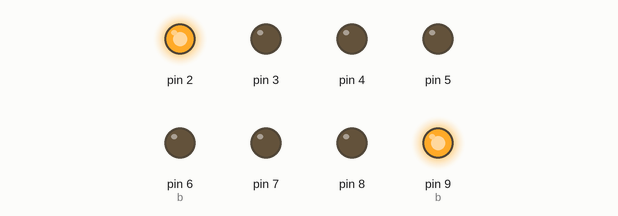
A sketch run on a simulated Arduino Uno, built with avr-gcc and run on an emulated ATmega328P. On the bench: output pins drawn as LEDs (lit = HIGH). Random numbers use the default seed unless the sketch sets one.

Above: at 1.7 s.
At 4.7 s:
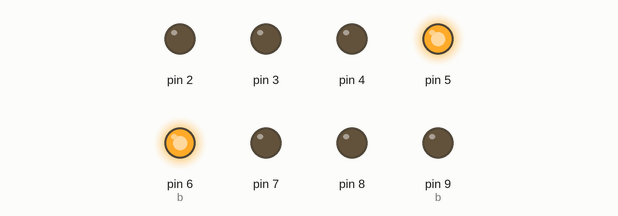
At 9.7 s:
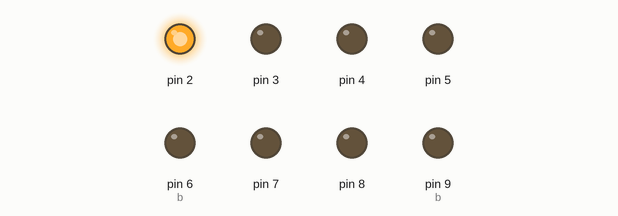
At 12.7 s:
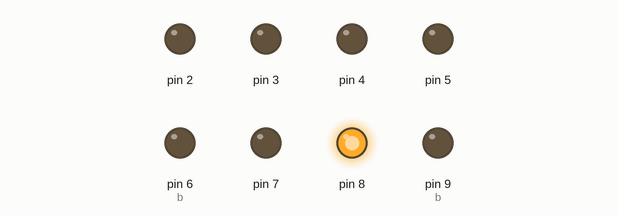
At 27.3 s:
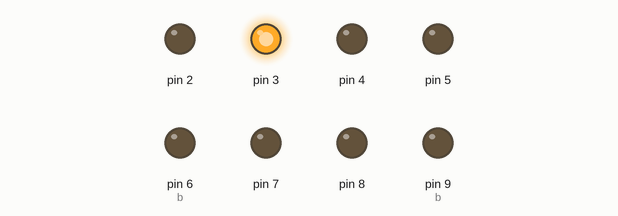
At 38.9 s:
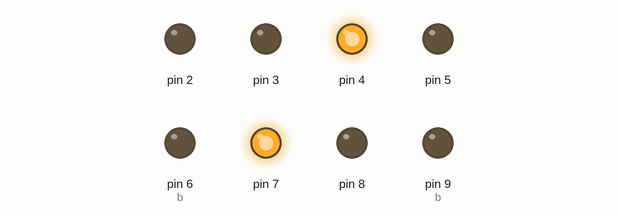
Timing chart, 0 to 40.0 s (numbered marks = the images above):
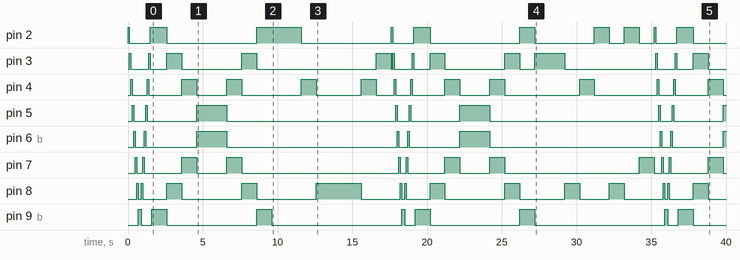

Measured:
- by itself, pin 2: LOW → HIGH at 0.00 s, → LOW 0.10 s later, → HIGH 1.4 s later, → LOW 1.1 s later, … (20 changes in this stretch)
- by itself, pin 3: LOW → HIGH at 0.10 s, → LOW 0.10 s later, → HIGH 1.2 s later, → LOW 0.10 s later, … (26 changes in this stretch)
- by itself, pin 4: LOW → HIGH at 0.20 s, → LOW 0.10 s later, → HIGH 1.0 s later, → LOW 0.10 s later, … (28 changes in this stretch)
- by itself, pin 5: repeats every 17.6 s: LOW 0.80 s, HIGH 0.10 s, LOW 3.3 s, HIGH 2.0 s, LOW 11.3 s, HIGH 0.10 s
- by itself, pin 6 (b): repeats every 17.6 s: LOW 0.60 s, HIGH 0.10 s, LOW 3.4 s, HIGH 2.0 s, LOW 11.4 s, HIGH 0.10 s
- by itself, pin 7: LOW → HIGH at 0.50 s, → LOW 0.10 s later, → HIGH 0.40 s later, → LOW 0.10 s later, … (24 changes in this stretch)
- by itself, pin 8: LOW → HIGH at 0.60 s, → LOW 0.10 s later, → HIGH 0.20 s later, → LOW 0.10 s later, … (28 changes in this stretch)
- by itself, pin 9 (b): repeats every 17.6 s: LOW 0.70 s, HIGH 1.0 s, LOW 6.0 s, HIGH 1.0 s, LOW 8.7 s, HIGH 0.20 s

The sketch:

brilliant_jaban_bombul1.ino
```cpp
int a;
int b;

int counter;

void setup()
{
  pinMode(2, OUTPUT);
  pinMode(3, OUTPUT);
  pinMode(4, OUTPUT);
  pinMode(5, OUTPUT);
  pinMode(6, OUTPUT);
  pinMode(7, OUTPUT);
  pinMode(8, OUTPUT);
  pinMode(9, OUTPUT);
}

void loop()
{
  for (a = 2; a<10; a++)
  {
    digitalWrite(a,HIGH);
    delay(100);
    digitalWrite(a,LOW);
  }
  for (a = 9; a>1; a--)
  {
    digitalWrite(a,HIGH);
    delay(100);
    digitalWrite(a,LOW);
  }
  b=9;
  for (a = 2; a<6; a++)
  {
    digitalWrite(a,HIGH);
    digitalWrite(b,HIGH);
    delay(1000);
    digitalWrite(a,LOW);
    digitalWrite(b,LOW);
    b--;
  }
  b=6;
  for (a = 5; a>1; a--)
  {
    digitalWrite(a,HIGH);
    digitalWrite(b,HIGH);
    delay(1000);
    digitalWrite(a,LOW);
    digitalWrite(b,LOW);
    b++;
  }
  for (a = 2; a<10; a++)
  {
    int x = random(2,9);
    digitalWrite(x,HIGH);
    delay(1000);
    digitalWrite(x,LOW);
  }
}
```
